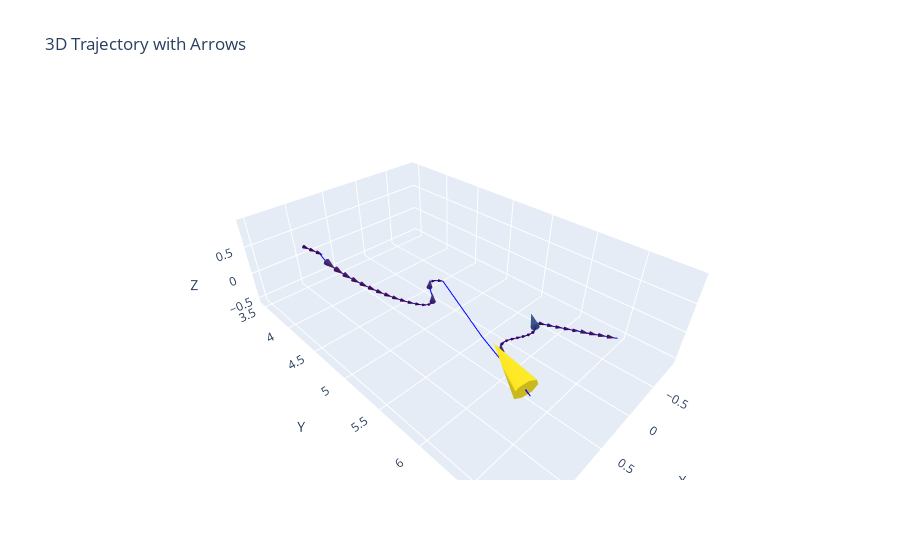

Notebook code for this chart:
### Code cell
import numpy as np
import plotly.graph_objects as go
# 提取数据
x = results[:, 1]  # 第二列
y = results[:, 2]  # 第三列
z = results[:, 3]  # 第四列
t = results[:, 0]  # 第一列作为变化方向

# 计算切向量
dx = np.diff(x)
dy = np.diff(y)
dz = np.diff(z)

# 选择箭头的间隔，假设我们每隔10个点添加一个箭头
arrow_interval = 10

# 创建箭头数据
arrow_x = x[:-1:arrow_interval]
arrow_y = y[:-1:arrow_interval]
arrow_z = z[:-1:arrow_interval]
arrow_dx = dx[::arrow_interval]
arrow_dy = dy[::arrow_interval]
arrow_dz = dz[::arrow_interval]

# 创建3D图形
fig = go.Figure()

# 绘制三维轨迹
fig.add_trace(go.Scatter3d(x=x, y=y, z=z, mode='lines', name='Trajectory', line=dict(color='blue')))

fig.add_trace(go.Cone(x=arrow_x, y=arrow_y, z=arrow_z, u=arrow_dx, v=arrow_dy, w=arrow_dz, 
                     colorscale='Viridis', showscale=False, sizemode="absolute", sizeref=0.1))


# 设置标题和坐标轴
fig.update_layout(title="3D Trajectory with Arrows",
                  scene=dict(xaxis_title='X', yaxis_title='Y', zaxis_title='Z'))

# 显示图像
fig.show()
